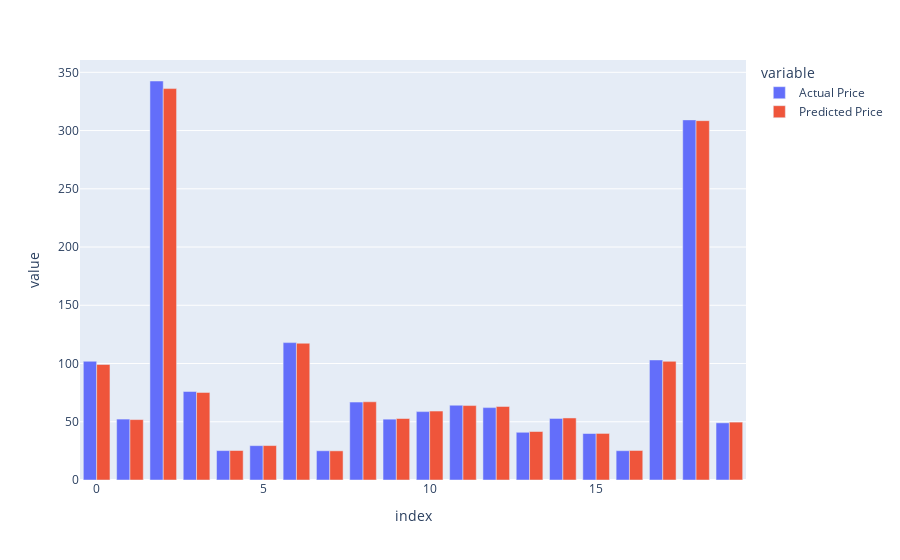

The notebook cell this image was saved under:
### Code cell
px.bar(dfr.head(20),barmode='group')

### Figure 1 — Plotly figure (JSON) as saved in the notebook; plotly's stock layout.template omitted (floating-point values rounded to 4 significant figures)
{"data": [{"alignmentgroup": "True", "hovertemplate": "variable=Actual Price<br>index=%{x}<br>value=%{y}<extra></extra>", "legendgroup": "Actual Price", "marker": {"color": "#636efa", "pattern": {"shape": ""}}, "name": "Actual Price", "offsetgroup": "Actual Price", "orientation": "v", "showlegend": true, "textposition": "auto", "type": "bar", "x": [0, 1, 2, 3, 4, 5, 6, 7, 8, 9, 10, 11, 12, 13, 14, 15, 16, 17, 18, 19], "xaxis": "x", "y": [101.9, 52.3, 342.5, 76, 25.25, 29.5, 117.9, 25.11, 66.89, 52.22, 58.71, 64.21, 62.14, 40.97, 52.84, 39.91, 25.16, 103.1, 309.2, 49.08], "yaxis": "y"}, {"alignmentgroup": "True", "hovertemplate": "variable=Predicted Price<br>index=%{x}<br>value=%{y}<extra></extra>", "legendgroup": "Predicted Price", "marker": {"color": "#EF553B", "pattern": {"shape": ""}}, "name": "Predicted Price", "offsetgroup": "Predicted Price", "orientation": "v", "showlegend": true, "textposition": "auto", "type": "bar", "x": [0, 1, 2, 3, 4, 5, 6, 7, 8, 9, 10, 11, 12, 13, 14, 15, 16, 17, 18, 19], "xaxis": "x", "y": [99.17, 51.87, 336.0, 75.18, 25.31, 29.56, 117.4, 25.02, 67.14, 52.79, 59.16, 63.9, 63.13, 41.63, 53.26, 39.98, 25.34, 101.9, 308.5, 49.7], "yaxis": "y"}], "layout": {"barmode": "group", "legend": {"title": {"text": "variable"}, "tracegroupgap": 0}, "margin": {"t": 60}, "xaxis": {"anchor": "y", "domain": [0, 1], "title": {"text": "index"}}, "yaxis": {"anchor": "x", "domain": [0, 1], "title": {"text": "value"}}}}
